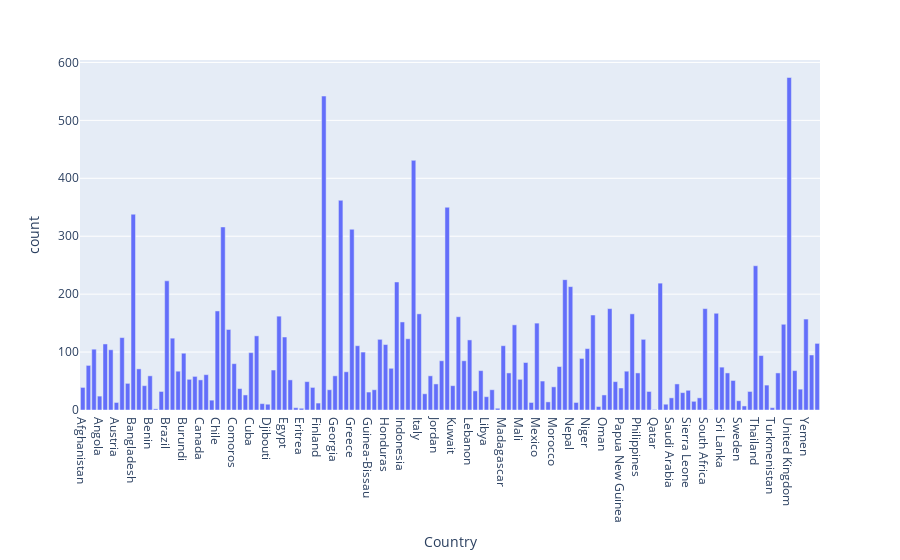

Source (notebook cell):
### Code cell
fig = px.bar(data_country, x='Country', y='count')
fig.show()

### Figure 1 — Plotly figure (JSON) as saved in the notebook; plotly's stock layout.template omitted (floating-point values rounded to 4 significant figures; data arrays with more than 128 entries replaced by an {"elided": "..."} marker saying what was removed)
{"data": [{"alignmentgroup": "True", "hovertemplate": "Country=%{x}<br>count=%{y}<extra></extra>", "legendgroup": "", "marker": {"color": "#636efa", "pattern": {"shape": ""}}, "name": "", "offsetgroup": "", "orientation": "v", "showlegend": false, "textposition": "auto", "type": "bar", "x": {"elided": "132 str values"}, "xaxis": "x", "y": {"elided": "132 int values"}, "yaxis": "y"}], "layout": {"barmode": "relative", "legend": {"tracegroupgap": 0}, "margin": {"t": 60}, "xaxis": {"anchor": "y", "domain": [0, 1], "title": {"text": "Country"}}, "yaxis": {"anchor": "x", "domain": [0, 1], "title": {"text": "count"}}}}
